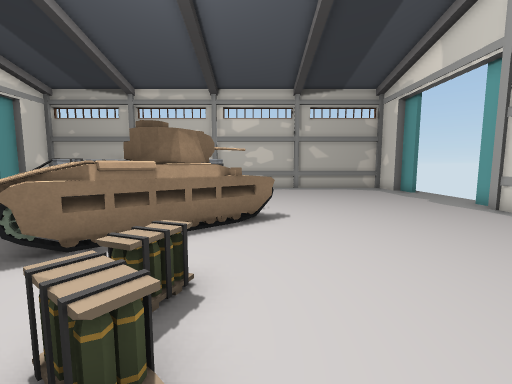
[1] (above)

14 first-person views from a walk through a scene from a Unity 3-D project. The camera is 1.4 m above the floor, tilts 6° down and sees 90° across. The floor is counted in squares, 1 m on a side. Each view is taken from the middle of a square. On the plan, view 1 faces up. The plan holds only what a view shows up to about 13 squares ahead; the rest is blank.

[2]
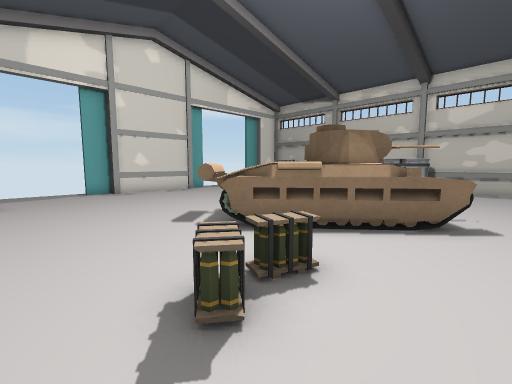

[3]
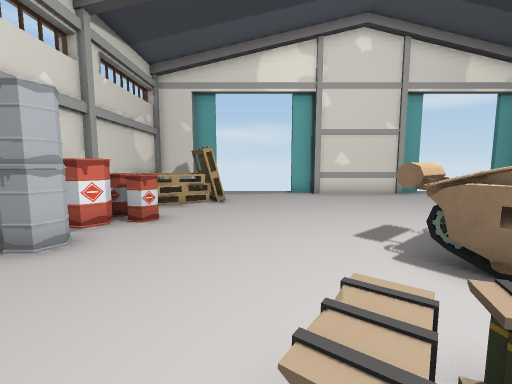

[4]
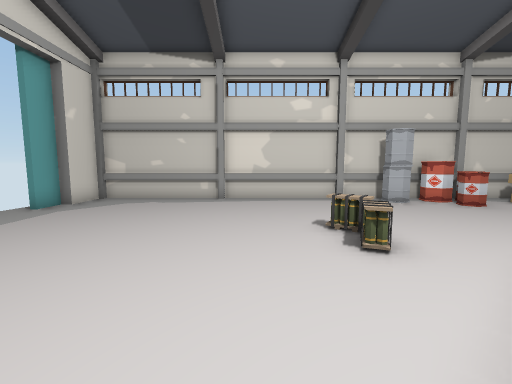

[5]
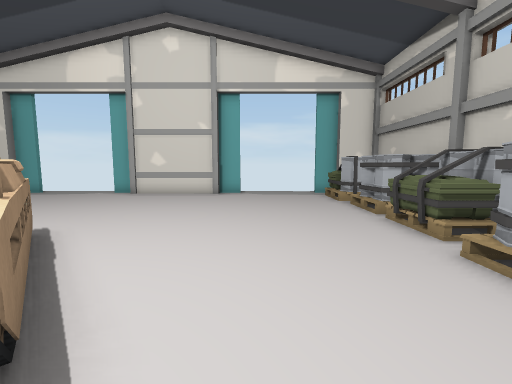

[6]
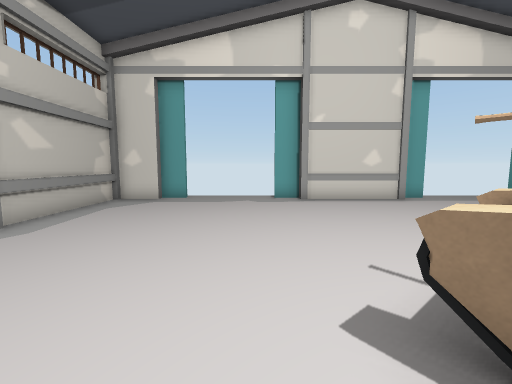

[7]
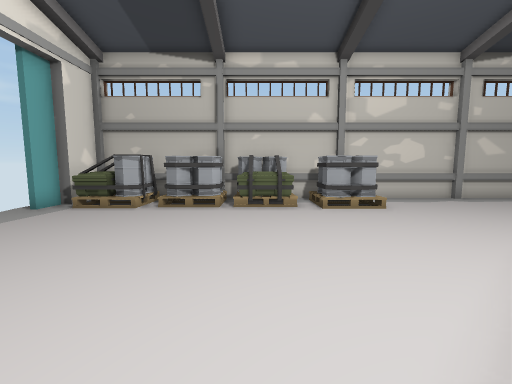

[8]
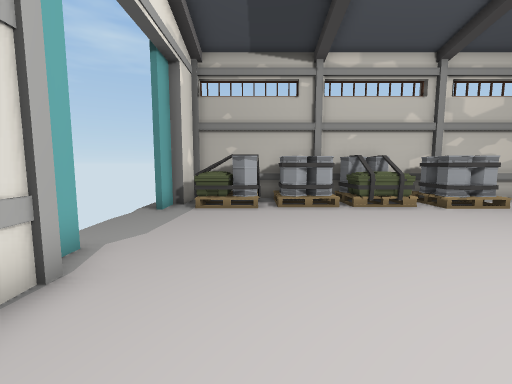

[9]
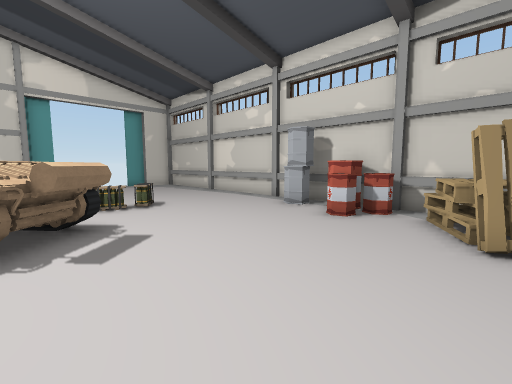

[10]
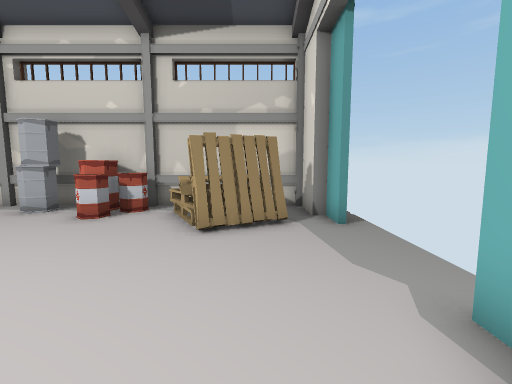

[11]
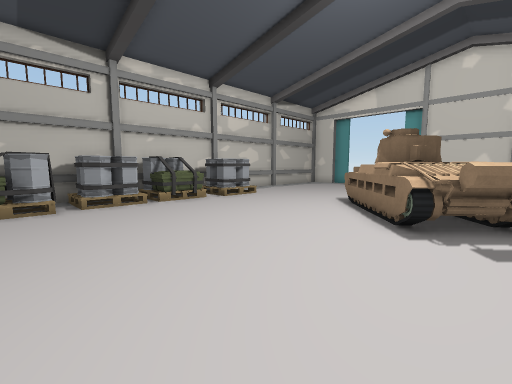

[12]
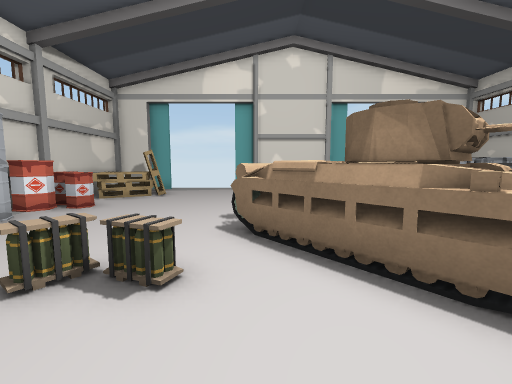

[13]
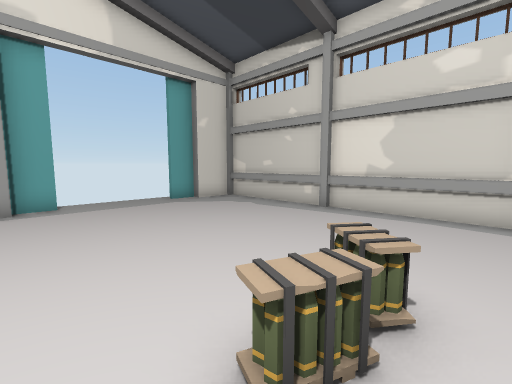

[14]
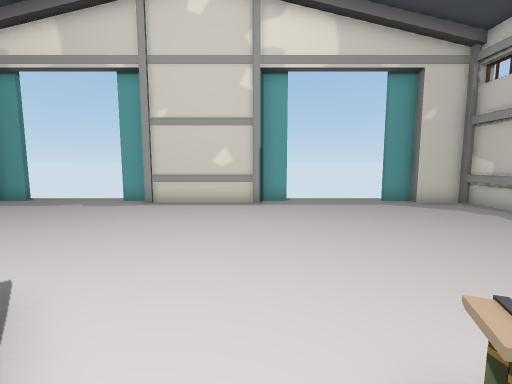

### Floor plan
Points are (right, up) in squares from view 1. A wall is a line through its corners. A room is listed if a view was taken in it or the views show most of it. See-through windows are left out.
Room 1 (views 1, 2, 3, 4, 5, 6, 7, 8, 9, 10, 11, 12, 13, 14)
walls: (-2.4, -3.8) (2.4, -3.8); (-7.4, -3.8) (-2.6, -3.8); (2.5, -3.8) (7.6, -3.8) (7.6, -2.1); (7.6, 3.8) (7.6, 8.2) (8, 8.2) (8, 9.2); (-3, 15.8) (-7.5, 15.8); (-13, 9.2) (-13, 8.2) (-12.6, 8.2) (-12.6, 3.9) (-13, 3.9) (-13, 2.8); (8, 2.8) (8, 3.9); (-13, -1) (-13, -2.1); (-12.6, -2.1) (-12.6, -3.8) (-7.5, -3.8); (-8.9, 15.8) (-12.6, 15.8) (-12.6, 14.1); (8, -2.1) (8, -1); (-13, 14.1) (-13, 13); (8, 12.9) (8, 14.1); (7.6, 14.1) (7.6, 15.8) (-1.8, 15.8)
objects: pallet (-12, 13) to (-10, 15); other object (-11, -3) to (-9, 0); pallet (-9, 14) to (-7, 15); barrel (-7, -3); barrel (-7, -2) to (-6, -2); barrel (-6, -3); pallet (-6, 13) to (-5, 15); barrel (-5, -3) to (-4, -3); other object (-5, 4) to (0, 9); barrel (-4, -2); pallet (-4, 13) to (-2, 15); other object (-1, 1); other object (-1, 2) to (-1, 3)

Positions as (right, up) in squares from view 1, and headings:
1: (0, 0), facing up
2: (1, 0), facing up-left
3: (0, 1), facing left
4: (1, 7), facing down
5: (0, 10), facing left
6: (-3, 10), facing right
7: (-6, 5), facing up
8: (-10, 5), facing up
9: (-10, 5), facing down-right
10: (-11, 5), facing down
11: (-11, 4), facing up-right
12: (2, 4), facing left
13: (-2, 4), facing down-right
14: (-2, 4), facing right
